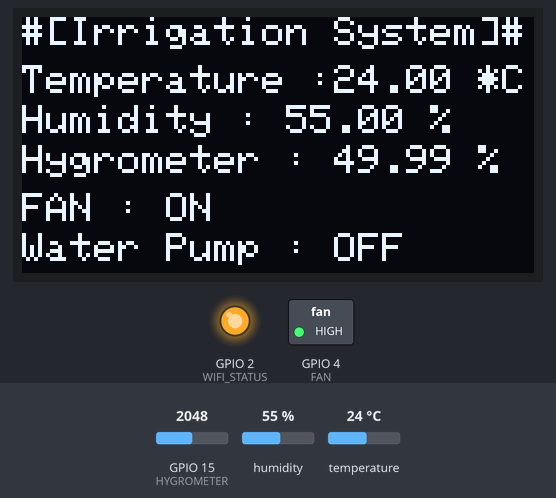
A sketch run on a simulated ESP32. Parts: 128×64 one-colour display, switched loads named in the sketch (green lamp = pin HIGH), output pins drawn as LEDs (lit = HIGH). Inputs (shaded band) come from the test bench; at power-on: humidity 55 %, GPIO 15 (HYGROMETER) = 2048, temperature 24 °C. WiFi joins after 1.5 s; servers stay silent unless stated; storage starts empty; what the sketch prints to the serial monitor is not drawn.

Above: at 3.2 s.
3.3 s: humidity set to 22 %
At 5.8 s:
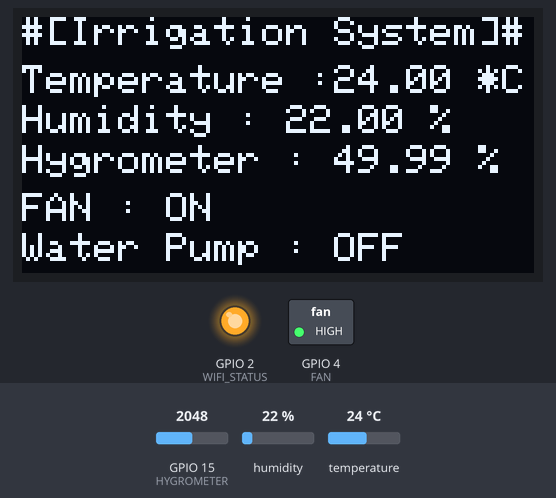
6.2 s: humidity set to 56 %
At 7.5 s:
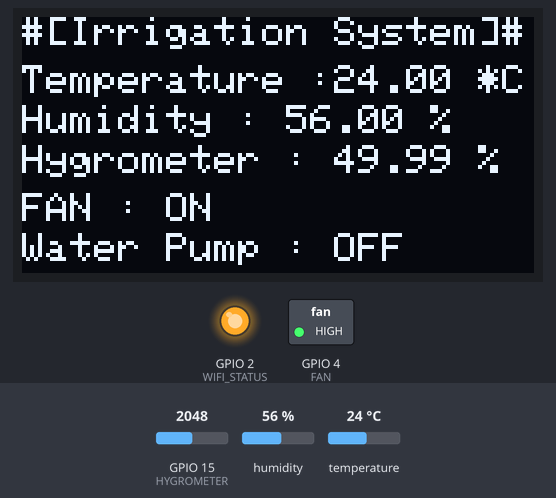
8.7 s: humidity set to 59 %
At 10.4 s:
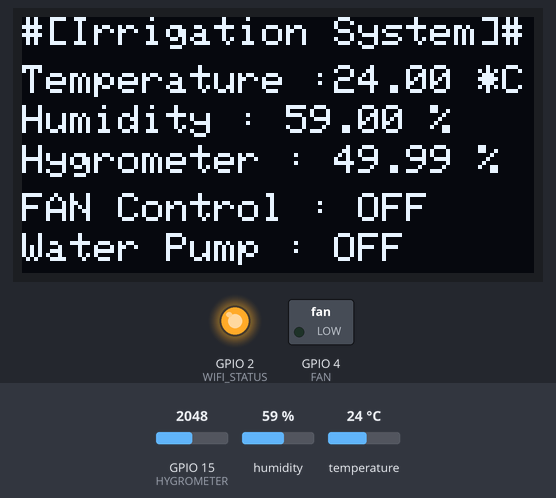
11.2 s: GPIO 15 (HYGROMETER) set to 2866
At 12.2 s:
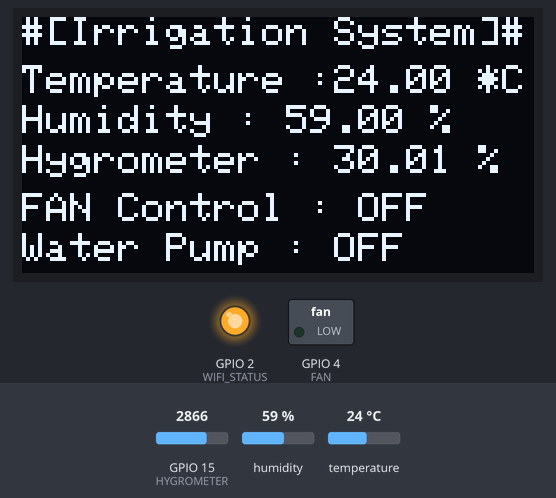
13.1 s: GPIO 15 (HYGROMETER) set to 3603
At 14.7 s:
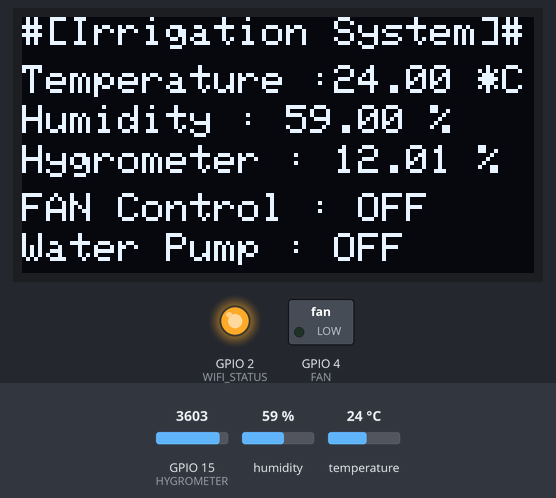
15.0 s: temperature set to 12 °C
At 17.8 s:
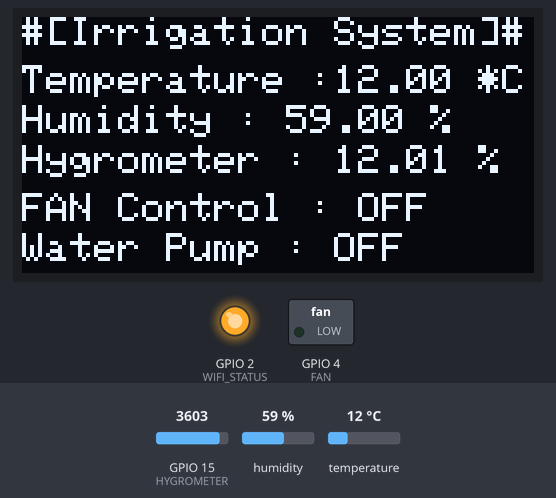
Timing chart, 0 to 19.3 s (numbered marks = the images above; inputs shaded):
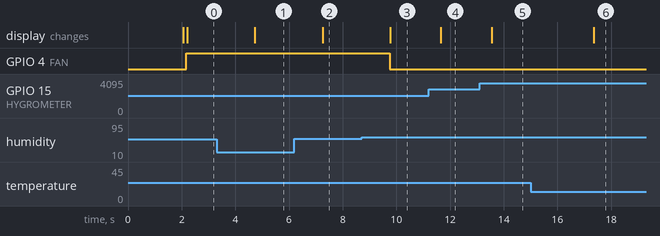

The sketch:

Irrigation_System_2.0.ino
```cpp
// (licence header left out)
#ifdef ESP32
  #include <WiFi.h>
  #include <ESPAsyncWebServer.h>
  #include <LittleFS.h>
#else
  #include <Arduino.h>
  #include <ESP8266WiFi.h>
  #include <Hash.h>
  #include <ESPAsyncTCP.h>
  #include <ESPAsyncWebServer.h>
  #include <LittleFS.h>
  #include <FS.h>
#endif
#include <Wire.h>
#include <Adafruit_Sensor.h>
#include <Adafruit_GFX.h>
#include <Adafruit_SSD1306.h>
#include "DHT.h"

#define SCREEN_WIDTH 128 // OLED display width, in pixels
#define SCREEN_HEIGHT 64 // OLED display height, in pixels

// Declaration for SSD1306 display connected using software SPI:
#define OLED_CLK      5  //10
#define OLED_MOSI     21 //9
#define OLED_RESET    18 //13
#define OLED_DC       23 //11
#define OLED_CS       19 //12
#define DHTPIN        22 // DHT 11 PIN
#define HYGROMETER    15 //HYGROMETER PIN
#define FAN           4
#define WIFI_STATUS   2
#define DHTTYPE DHT11 // DHT 11 Type

// Replace with your network credentials
const char* ssid = "Huawei-NET";
const char* password = "extremehacktivist";

// Create AsyncWebServer object on port 80
AsyncWebServer server(80);
DHT dht(DHTPIN, DHTTYPE);
Adafruit_SSD1306 display(SCREEN_WIDTH, SCREEN_HEIGHT, OLED_MOSI, OLED_CLK, OLED_DC, OLED_RESET, OLED_CS);


void Mount_LittleFS(bool status){
    // Initialize LittleFS
  if(!LittleFS.begin()){
    Serial.println("An Error has occurred while mounting LittleFS");
        return;
  }
}

void Connect_WiF(bool status){
  // Connect to Wi-Fi
  digitalWrite(WIFI_STATUS, LOW);
  WiFi.begin(ssid, password);
  while (WiFi.status() != WL_CONNECTED) {
    delay(1000);
    Serial.println("Connecting to WiFi..");
  }
  // Print ESP32 Local IP Address
  Serial.println(WiFi.localIP());
  digitalWrite(WIFI_STATUS, HIGH);
}

void Web_Route(void){
  // Route for root / web page
  server.on("/", HTTP_GET, [](AsyncWebServerRequest *request){
    request->send(LittleFS, "/index.html", "text/html");
  });

  // Route for other pages
  server.on("/seasons", HTTP_GET, [](AsyncWebServerRequest *request){
    request->send(LittleFS, "/seasons.html", "text/html");
  });

  server.on("/configuration", HTTP_GET, [](AsyncWebServerRequest *request){
    request->send(LittleFS, "/configuration.html", "text/html");
  });

  server.on("/modbus", HTTP_GET, [](AsyncWebServerRequest *request){
    request->send(LittleFS, "/modbus.html", "text/html");
  });

  server.on("/about", HTTP_GET, [](AsyncWebServerRequest *request){
    request->send(LittleFS, "/about.html", "text/html");
  });

    server.onNotFound([](AsyncWebServerRequest *request){
    request->redirect("/");
  });

  server.on("/temperature", HTTP_GET, [](AsyncWebServerRequest *request){
    request->send_P(200, "text/plain", readBME280Temperature().c_str());
  });
  server.on("/humidity", HTTP_GET, [](AsyncWebServerRequest *request){
    request->send_P(200, "text/plain", readBME280Humidity().c_str());
  });
  server.on("/pressure", HTTP_GET, [](AsyncWebServerRequest *request){
    request->send_P(200, "text/plain", readBME280Pressure().c_str());
  });
  server.begin();
}

void OLED_Initialize(void){
  if(!display.begin(SSD1306_SWITCHCAPVCC)) {
    Serial.println(F("SSD1306 allocation failed"));
    for(;;); // Don't proceed, loop forever
  }
}

String readBME280Temperature() {
    return String(dht.readTemperature());
}

String readBME280Humidity() {
   return String(dht.readHumidity());
}

String readBME280Pressure() {
   return String(100.0-((analogRead(HYGROMETER))/(4095.0)*100.0));
}


void setup(){
  Serial.begin(115200);
  pinMode(WIFI_STATUS, OUTPUT);
  pinMode(FAN, OUTPUT);
  bool status;
  Mount_LittleFS(status);
  Connect_WiF(status);
  Web_Route();
  OLED_Initialize();
}

void loop(){
    delay(100);
    float temp = dht.readTemperature();
    float humid = dht.readHumidity();
    if (!isnan(temp) && !isnan(humid)) {
    display.clearDisplay();
    // Display Text
    display.setTextSize(1);
    display.setTextColor(WHITE);
    display.setCursor(0, 0);
    display.println("#[Irrigation System]#");
    display.setCursor(0, 12);
    display.println("Temperature :"+String(temp)+" *C");
    display.setCursor(0, 22);
    display.println("Humidity : "+String(humid)+" %");
    display.setCursor(0, 32);
    display.println("Hygrometer : "+String(100.0-((analogRead(HYGROMETER))/(4095.0)*100.0))+" %");
    if(float(dht.readHumidity())<58.0){
      digitalWrite(FAN, HIGH);
      display.setCursor(0, 44);
      display.println("FAN : ON  ");
    }else{
      digitalWrite(FAN, LOW);
      display.setCursor(0, 44);
      display.println("FAN Control : OFF ");
      }
    display.setCursor(0, 54);
    display.println("Water Pump : OFF ");
    display.display();
    delay(500);
    display.clearDisplay();
    }
}
```

Measured:
- the behaviour switches between 57 and 58 % on humidity (found by bisection; images 2 and 3)
- after the input at 3.3 s, the display: changes after 1.4 s (image 1)
- after the input at 6.2 s, the display: changes after 1.1 s (image 2)
- after the input at 8.7 s, GPIO 4 (FAN): HIGH → LOW after 1.1 s; the display: changes after 1.1 s (image 3)
- after the input at 11.2 s, the display: changes after 0.46 s (image 4)
- after the input at 13.1 s, the display: changes after 0.46 s (image 5)
- after the input at 15.0 s, the display: changes after 2.4 s (image 6)
